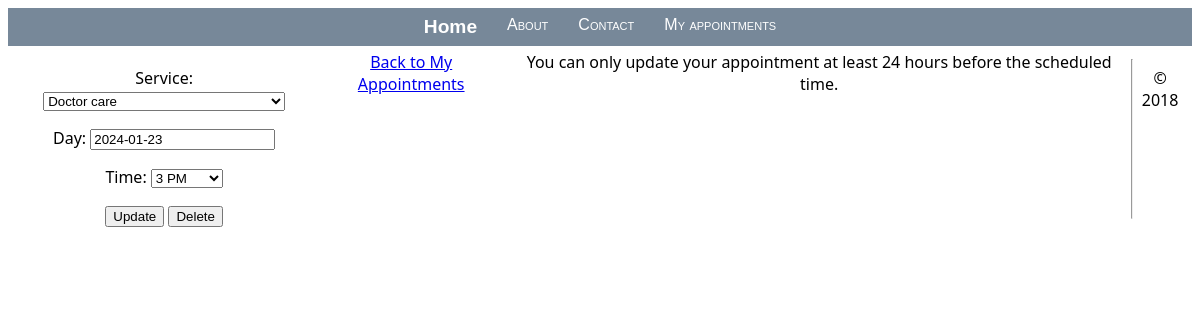
Page /update_appointment/15/ (signed in) on the committed database.
### app/models.py (models this page shows, shortened)
class Appointment(models.Model):
    user = models.ForeignKey(User, on_delete=models.CASCADE, null=True, blank=True)
    service = models.CharField(max_length=50, choices=SERVICE_CHOICES, default="Doctor care")
    day = models.DateField(default=datetime.now)
    time = models.CharField(max_length=10, choices=TIME_CHOICES, default="3 PM")
    time_ordered = models.DateTimeField(default=datetime.now, blank=True)

### app/views.py (the view)
# urls.py: path("update_appointment/<int:appointment_id>/", views.update_appointment, name="update_appointment"),
def update_appointment(request, appointment_id):
    appointment = get_object_or_404(Appointment, pk=appointment_id, user=request.user)
    if request.method == 'POST':
        if 'update' in request.POST:
            form = UpdateAppointmentForm(request.POST, instance=appointment)
            if form.is_valid():
                form.save()
        elif 'delete' in request.POST:
            appointment.delete()
        return redirect('my_appointments')
    else:
        form = UpdateAppointmentForm(instance=appointment)
    return render(request, 'app/update_appointment.html', {'form': form, 'appointment': appointment})

### app/forms.py
class UpdateAppointmentForm(forms.ModelForm):
    class Meta:
        model = Appointment
        fields = ['service', 'day', 'time']

### app/templates/app/update_appointment.html (shortened to what this page needs)
{% extends "app/layout.html" %}
{% block content %}
  <form method="post" action="{% url 'update_appointment' appointment.id %}">
    {{ form.as_p }}
    <button type="submit" name="update">Update</button>
    <button type="submit" name="delete">Delete</button>
  </form>
  <a href="{% url 'my_appointments' %}">Back to My Appointments</a>
  {% if delta24 %}
  You can update your appointment within the next 24 hours.
  {% else %}
  You can only update your appointment at least 24 hours before the scheduled time.
  {% endif %}
{% endblock %}

### rows in the picture
Appointment: service "Doctor care", day "2024-01-23", time "3 PM"
